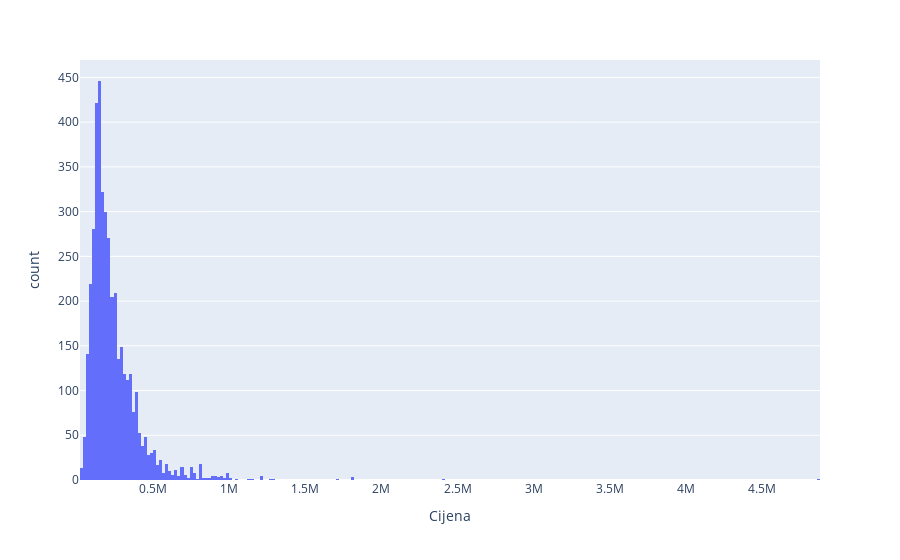

Source (notebook cell):
### Code cell
fig = px.histogram(df, x="Cijena")
fig

### Figure 1 — Plotly figure (JSON) as saved in the notebook; plotly's stock layout.template omitted (floating-point values rounded to 4 significant figures; data arrays with more than 128 entries replaced by an {"elided": "..."} marker saying what was removed)
{"data": [{"alignmentgroup": "True", "bingroup": "x", "hovertemplate": "Cijena=%{x}<br>count=%{y}<extra></extra>", "legendgroup": "", "marker": {"color": "#636efa", "pattern": {"shape": ""}}, "name": "", "offsetgroup": "", "orientation": "v", "showlegend": false, "type": "histogram", "x": {"elided": "4122 int values"}, "xaxis": "x", "yaxis": "y"}], "layout": {"barmode": "relative", "legend": {"tracegroupgap": 0}, "margin": {"t": 60}, "xaxis": {"anchor": "y", "domain": [0, 1], "title": {"text": "Cijena"}}, "yaxis": {"anchor": "x", "domain": [0, 1], "title": {"text": "count"}}}}
